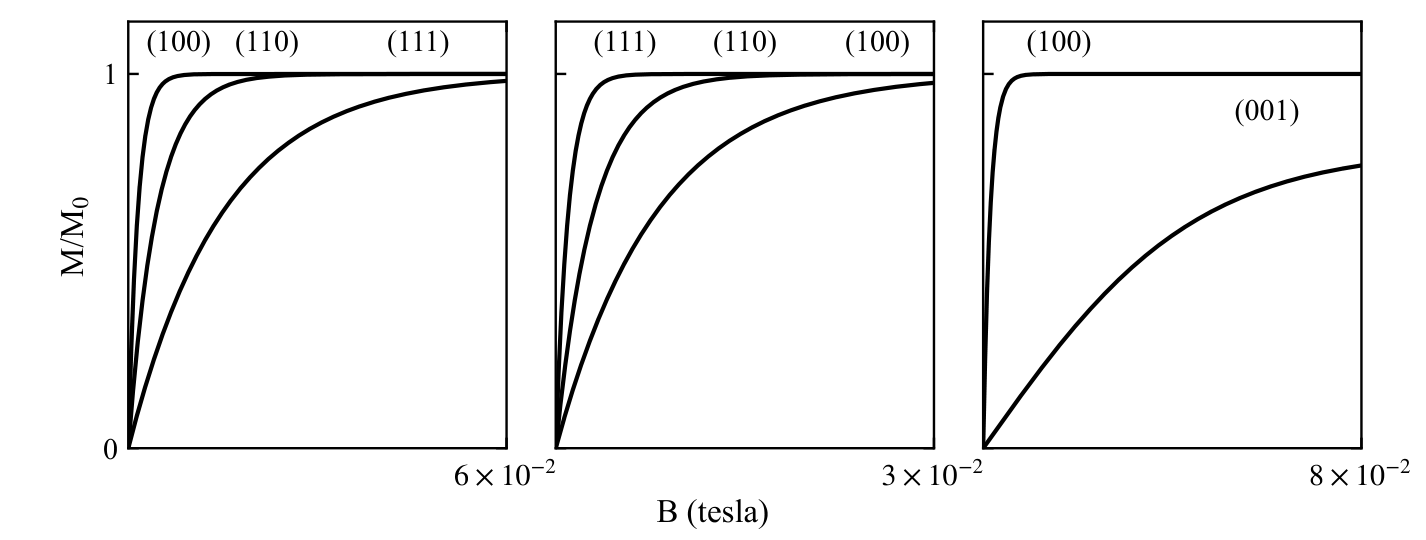

Source code (Python):
# -*- coding: utf-8 -*-
# 图 6.22 Fe/Ni/Co 单晶磁化曲线（Honda & Kaya 1926, Kaya 1928），平滑饱和曲线重建
import sys
sys.path.insert(0, r'E:\AI整理书籍\磁学\book\fig_src')
import numpy as np
import matplotlib.pyplot as plt
from mplstyle import save_fig

fig, axs = plt.subplots(1, 3, figsize=(6.6, 2.5), sharey=True)


def sat(Bv, Bi):
    return 1.0 - np.exp(-Bv / Bi)


panels = [
    dict(xmax=6.0, xlab=r'$6\times10^{-2}$',
         curves=[(0.15, '(100)', 0.8, 1.045), (0.45, '(110)', 2.2, 1.045),
                 (1.5, '(111)', 4.6, 1.045)]),
    dict(xmax=3.0, xlab=r'$3\times10^{-2}$',
         curves=[(0.10, '(111)', 0.55, 1.045), (0.30, '(110)', 1.5, 1.045),
                 (0.80, '(100)', 2.55, 1.045)]),
]
for ax, p in zip(axs[:2], panels):
    Bv = np.linspace(0, p['xmax'], 400)
    for Bi, lab, xt, yt in p['curves']:
        ax.plot(Bv, sat(Bv, Bi), 'k-', lw=1.4)
        ax.text(xt, yt, lab, ha='center', va='bottom', fontsize=10)
    ax.set_xlim(0, p['xmax'])
    ax.set_ylim(0, 1.14)
    ax.set_xticks([p['xmax']])
    ax.set_xticklabels([p['xlab']])
    ax.set_yticks([0, 1])

# Co: 两支 —— (100) 极陡，(001) 近线性缓慢上升（六方 c 轴难磁化）
ax = axs[2]
Bv = np.linspace(0, 8.0, 400)
ax.plot(Bv, sat(Bv, 0.15), 'k-', lw=1.4)
ax.plot(Bv, 0.80 * np.tanh(Bv / 4.5), 'k-', lw=1.4)
ax.text(1.6, 1.045, '(100)', ha='center', va='bottom', fontsize=10)
ax.text(6.0, 0.86, '(001)', ha='center', va='bottom', fontsize=10)
ax.set_xlim(0, 8.0)
ax.set_ylim(0, 1.14)
ax.set_xticks([8.0])
ax.set_xticklabels([r'$8\times10^{-2}$'])
ax.set_yticks([0, 1])

axs[0].set_ylabel(r'M/M$_0$')
fig.supxlabel(r'B (tesla)', fontsize=11, y=0.02)
fig.subplots_adjust(left=0.09, right=0.955, bottom=0.17, top=0.96, wspace=0.13)
save_fig(fig, 'ch6', 'fig6_22')
